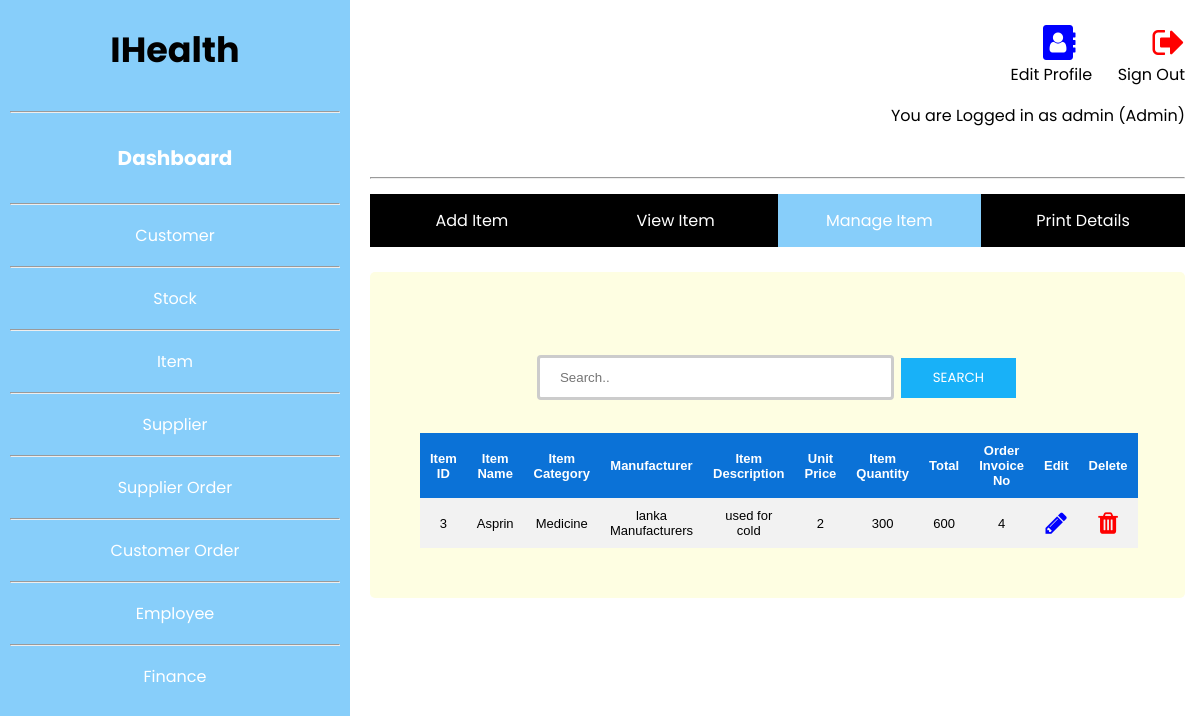
The app's page /src/Item/ManageItem.php (signed in) with its own data.
### tables this page shows
CREATE TABLE `items` (
  `id` int(11) NOT NULL,
  `itemname` text NOT NULL,
  `category` text NOT NULL,
  `manufacturer` text NOT NULL,
  `ides` text NOT NULL,
  `unit` text NOT NULL,
  `price` int(11) NOT NULL,
  `iquantity` int(11) NOT NULL,
  `total` int(11) NOT NULL,
  `invoice` text NOT NULL,
  `adminid` int(11) NOT NULL
);

### src/Item/ManageItem.php (the view, shortened to what this page needs)
<?php
include_once '../../config/connection.php';
$result = mysqli_query($conn,"SELECT * FROM items");
?>
<!DOCTYPE html>
<html lang="en">
<head>
<link rel="stylesheet" href="https://cdnjs.cloudflare.com/ajax/libs/font-awesome/4.7.0/css/font-awesome.min.css">
<link rel="stylesheet" href="../../public/css/Manage.css">
</head>
<body>
<?php
if (mysqli_num_rows($result) > 0) {
?>
<?php include('../../public/includes/header.php') ?>
  	<br>
  	<div class="row" style="margin-top: -18px;">
	<div class = "navbar">
  		<ul>
		  <li><a href="AddItemDetails.php">Add Item</a></li>
		  <li><a href="ViewItem.php">View Item</a></li>
		  <li><a class="active" href="ManageItem.php">Manage Item</a></li>
		  <li><a href="PrintDetails.php">Print Details</a></li>
		</ul>
		</div>
  	</div>
  	<br>
  	<div class="row form1">
  		<br>
  		<form action="#">
		    <center><input type="text" name="search" placeholder="Search..">
		  	<input type="submit" value="Search"></center>
		  	<br>
		  	<table>
			  <tr>
			    <th>Item ID</th>
			    <th>Item Name</th>
			    <th>Item Category</th>
			    <th>Manufacturer</th>
			    <th>Item Description</th>
                <th>Unit Price</th>
			    <th>Item Quantity</th>
				<th>Total</th>
				<th>Order Invoice No</th>
			    <th>Edit</th>
			    <th>Delete</th>
			  </tr>
			  	<?php
					while($row = mysqli_fetch_array($result)) {
				?>
			  <tr>
			    <td><?php echo $row["id"]; ?></td>
			    <td><?php echo $row["itemname"]; ?></td>
			    <td><?php echo $row["category"]; ?></td>
			    <td><?php echo $row["manufacturer"]; ?></td>
			    <td><?php echo $row["ides"]; ?></td>
				<td><?php echo $row["price"]; ?></td>
                <td><?php echo $row["iquantity"]; ?></td>
				<td><?php echo $row["total"]; ?></td>
				<td><?php echo $row["invoice"]; ?></td>
				<td><a href="updated.php?id=<?php echo $row["id"]; ?>"><i class="fa fa-pencil" style="font-size:25px;color:blue"></i></a></td>
				<td><a href="deleted.php?id=<?php echo $row["id"]; ?>"><i class="fa fa-trash" style="font-size:25px;color:red"></i></a></td>
			  </tr>
			  	<?php
					}
				?>
			</table>
			<?php
				}
				else{
				    echo "No result found";
				}
			?>
		</form>
  	</div>
</div>
</body>
</html>

### public/css/Manage.css (style rules this page uses)
* { box-sizing: border-box; }
body { margin: 0; font-family: 'Poppins', sans-serif; }
input[type=text], select { width: 50%; padding: 12px 20px; margin: 8px 0; display: inline-block; border: 3px solid #ccc; border-radius: 4px; box-sizing: border-box; }
input[type=submit] { background-color: #18b1f8; border: none; color: white; padding: 10px 32px; text-decoration: none; margin: 4px 2px; font-family: 'Poppins', sans-serif; text-transform: uppercase; cursor: pointer; }
.form1 { border-radius: 5px; background-color: #fefee2; padding: 50px; }
.navbar { width: 100%; overflow: auto; }
ul { list-style-type: none; margin: 0; padding: 0; overflow: hidden; background-color: #000000; }
li { float: left; width:25%; }
li a { display: block; color: white; text-align: center; padding: 14px 16px; text-decoration: none; }
.active { background-color: #87CEFA; }
table { border-collapse: collapse; width: 100%; font-family:Arial, Helvetica, sans-serif; font-size: small; margin-left:auto; margin-right:auto; }
th, td { text-align: center; padding: 10px; }
tr:nth-child(even) { background-color: #f2f2f2 }
th { background-color: #0b72d7; color: white; }

### records on screen
items: id "3", itemname "Asprin", category "Medicine", manufacturer "lanka Manufacturers", ides "used for cold", price "2", iquantity "300", total "600", invoice "4"

### other values on screen
$_SESSION['name'] "admin"
